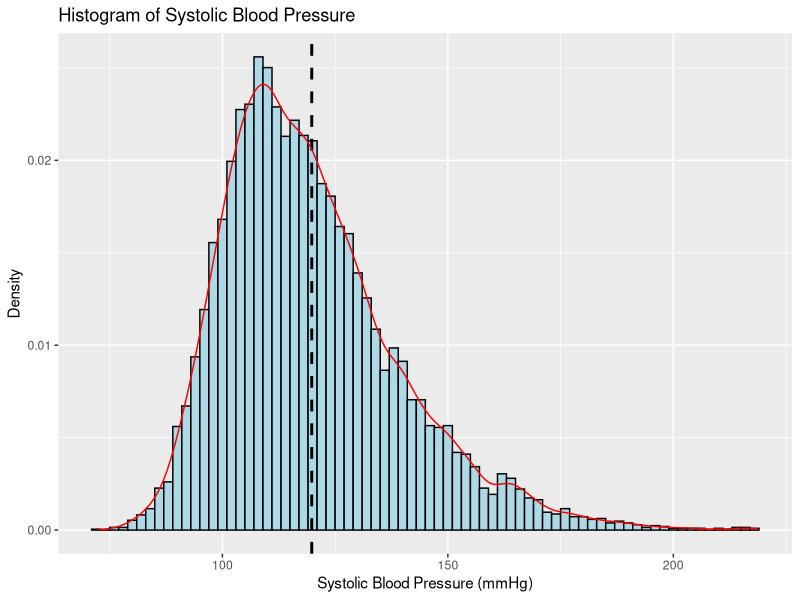
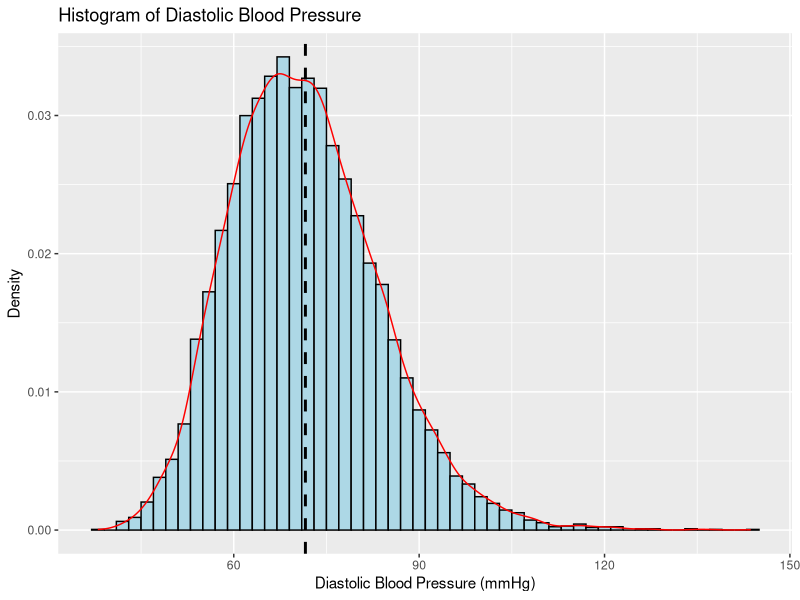

The R source for these figures, in order:
## ---- chunk 1
suppressPackageStartupMessages(library(tidyverse))
bpdata1720 <- read_csv(here::here("dataset/bpdata1720.csv"))
## ---- chunk 2
#we're gonna be plotting a histogram of blood pressure measurements as well as reporting some descriptive stats for BP
#taking average across the three columns for each type of blood pressure measurement
bpMean <- bpdata1720 %>% mutate(MeanDia = rowMeans(select(.,BPXODI1,BPXODI2,BPXODI3), na.rm = TRUE)) %>% mutate(MeanSys = rowMeans(select(.,BPXOSY1,BPXOSY2,BPXOSY3), na.rm = TRUE))

#making a table of descriptive stats
bpMean %>% select(MeanDia, MeanSys) %>% pivot_longer(everything()) %>% mutate(Blood_Pressure_Type = str_replace(name,"MeanSys","Systolic"), name = str_replace(name,"MeanDia","Diastolic")) %>% group_by(Blood_Pressure_Type) %>% summarise(Mean = mean(value, na.rm = TRUE), Median = median(value, na.rm = TRUE), IQR = IQR(value, na.rm = TRUE)) %>% knitr::kable()
## ---- chunk 3
#making histograms of systolic and diastolic
bpMean %>% ggplot(aes(x = MeanSys, y = ..density..)) +
  geom_histogram(binwidth = 2, colour= "black", fill= "lightblue") +
  geom_vline(aes(xintercept = mean(MeanSys, na.rm = TRUE)),color="black", linetype="dashed", size=1) +
  geom_density(color = "red") +
  labs(title = "Histogram of Systolic Blood Pressure", x = "Systolic Blood Pressure (mmHg)", y = "Density") 

bpMean %>% ggplot(aes(x = MeanDia, y = ..density..)) +
  geom_histogram(binwidth = 2, colour= "black", fill= "lightblue") +
  geom_vline(aes(xintercept = mean(MeanDia, na.rm = TRUE)),color="black", linetype="dashed", size=1) +
  geom_density(color = "red") +
  labs(title = "Histogram of Diastolic Blood Pressure", x = "Diastolic Blood Pressure (mmHg)", y = "Density") 
